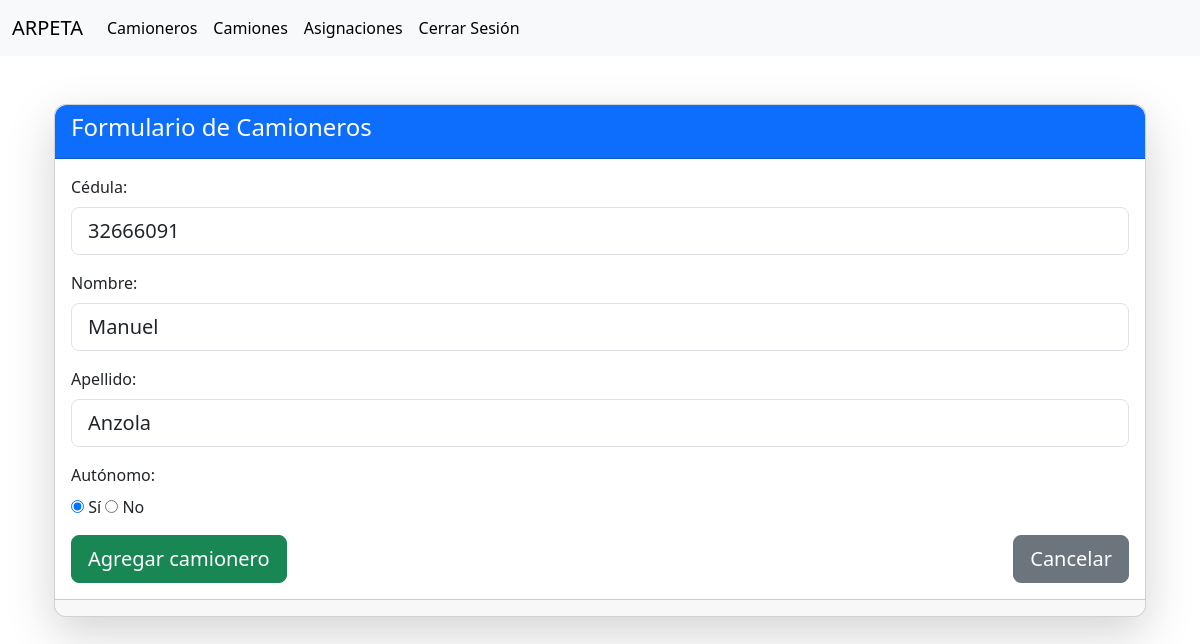
Page /camioneros/editar_camionero/32666091/ (signed in) on the committed database.
### nose/models.py (models this page shows, shortened)
class Camionero(models.Model):
    cedula = models.CharField(primary_key=True, max_length=10, verbose_name='Cédula')
    nombre = models.CharField(max_length=50, verbose_name='Nombre')
    apellido = models.CharField(max_length=50, verbose_name='Apellido')
    autonomo = models.BooleanField(default=True, verbose_name='Autónomo')

### nose/views.py (the view)
# urls.py: path('camioneros/editar_camionero/<str:cedula>/', views.editar_camionero, name='editar_camionero'),
@login_required
def editar_camionero(request, cedula):
    camionero = Camionero.objects.get(cedula=cedula)
    formulario = CamioneroForm(request.POST or None, instance=camionero)
    if formulario.is_valid() and request.POST:
        formulario.save()
        return redirect('camioneros')
    return render(request, 'camioneros/editar_camionero.html', {'formulario': formulario})

### nose/forms.py
class CamioneroForm(forms.ModelForm):
    class Meta:
        model = Camionero
        fields = '__all__'

### nose/templates/camioneros/editar_camionero.html (shortened to what this page needs)
{% extends "base.html" %}
{% block contenido %}
{% include 'camioneros/form_camionero.html' %}
{% endblock %}

### nose/templates/camioneros/form_camionero.html (shortened to what this page needs)
<form enctype="multipart/form-data" method="post">
    <div class="container mt-5">
        <div class="card shadow-lg" style="border-radius: 12px;">
            <div class="card-header bg-primary text-white" style="border-top-left-radius: 12px; border-top-right-radius: 12px;">
                <h4>Formulario de Camioneros</h4>
            </div>
            <div class="card-body">
                {% for campo in formulario %}
                    <div class="mb-3">
                        <label for="{{ campo.id_for_label }}" class="form-label">{{ campo.label }}:</label>
                        {% if campo.field.widget.input_type == "checkbox" %}
                            <div>
                                <input type="radio" name="{{ campo.name }}" id="{{ campo.name }}_yes" value="True" {% if campo.value == True %}checked{% endif %}>
                                <label for="{{ campo.name }}_yes">Sí</label>
                                <input type="radio" name="{{ campo.name }}" id="{{ campo.name }}_no" value="False" {% if campo.value == False %}checked{% endif %}>
                                <label for="{{ campo.name }}_no">No</label>
                            </div>
                        {% else %}
                            <input type="{{ campo.field.widget.input_type }}" class="form-control form-control-lg" name="{{ campo.name }}" id="{{ campo.id_for_label }}" placeholder="{{ campo.label }}" value="{{ campo.value | default:'' }}" />
                        {% endif %}
                    </div>
                {% endfor %}
                <div class="d-flex justify-content-between">
                    <input type="submit" class="btn btn-success btn-lg" value="Agregar camionero" />
                    <a href="{% url 'camioneros' %}" class="btn btn-secondary btn-lg" role="button">Cancelar</a>
                </div>
            </div>
            <div class="card-footer text-muted" style="border-bottom-left-radius: 12px; border-bottom-right-radius: 12px;">
            </div>
        </div>
    </div>
</form>

### rows in the picture
Camionero: cedula "32666091" "Manuel" "Anzola"

### other values in the picture
{{ campo.label }} "Cédula" "Nombre" "Apellido" "Autónomo"
